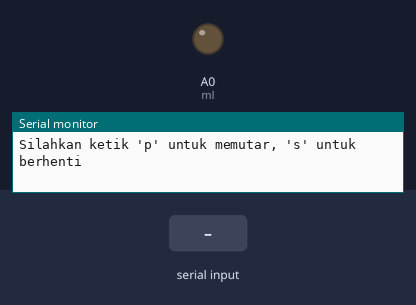
Recording of a sketch running on a simulated Arduino Uno, built with avr-gcc and run on an emulated ATmega328P. On the bench: output pins drawn as LEDs (lit = HIGH), the last lines printed to the serial monitor. Inputs (shaded band) come from the test bench.

Above: at 1.2 s.
1.3 s: "1" received over Serial
At 3.4 s:
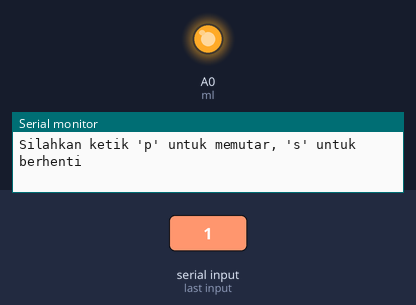
Timing chart, 0 to 4.9 s (numbered marks = the images above; inputs shaded):
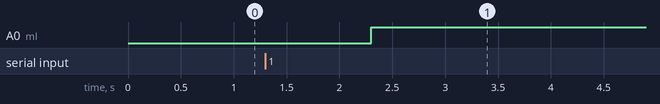

The sketch:

Simulasi_Bluetooth.ino
```cpp
int ml = A0;  //Motor DC dihubungkan ke pin analog A0 Arduino
int h = 255;  //5 Volt
int l = 0;    //0 Volt
String motion;

void setup() {
  Serial.begin(9600);
  pinMode(ml, OUTPUT);
}

void loop(){
  Serial.println("Silahkan ketik 'p' untuk memutar, 's' untuk berhenti ");
  while(Serial.available()==0){  }  //Selama tidak ada data yang datang dari serial port (modul bluetooth receiver), maka eksekusi loop (tidak dilanjutkan ke perintah selanjutnya)
  motion = Serial.readString();     //Membaca data dari modul bluetooth receiver
  if(motion = "p"){
    analogWrite(ml,l);
  }
  if(motion = "s"){
    analogWrite(ml,h);
  }
}
```

Measured:
- after the input at 1.3 s, A0 (ml): LOW → HIGH after 1.0 s
